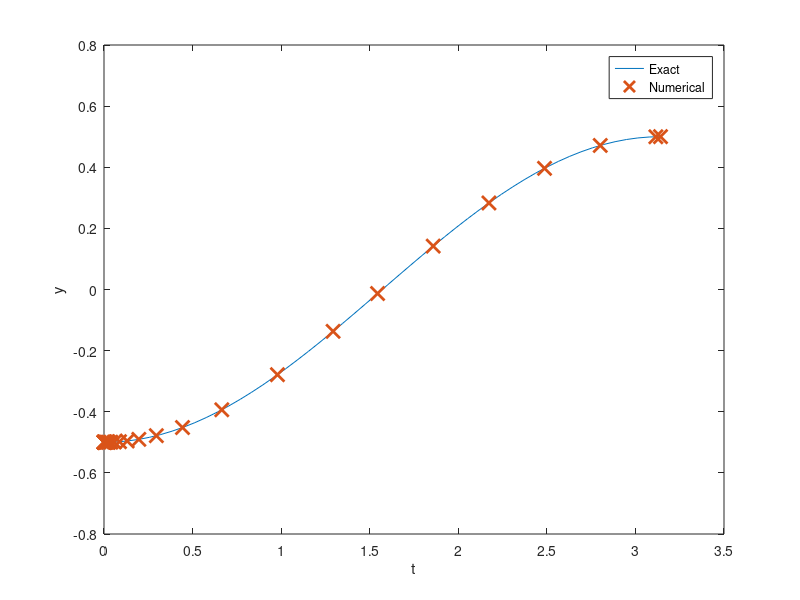

The MATLAB source for this figure: (Note: this script raises an error after producing the figure.)
%% Integrator Lab: Solving First Order ODEs in MATLAB and Picard Approximation
%
% This lab will teach you to numerically solve first order ODEs using a
% built in MATLAB integrator, |ode45|.  |ode45| is a good, general purpose
% tool for integrating first order equations (and first order systems).  It
% is not always the right algorithm, but it is usually the right algorithm
% to try first. This lab will also teach you how to manipulate symbolic
% functions in MATLAB.
%
% You will learn how to use the |ode45| routine, how to interpolate between
% points, and how MATLAB handles data structures.  You will also learn how
% to use MATLAB for exact symbolic calculations and write your own Picard
% approximation code.
% 
% Opening the m-file lab2.m in the MATLAB editor, step through each
% part using cell mode to see the results.  Compare the output with the
% PDF, which was generated from this m-file.
%
% There are eight exercises in this lab that are to be handed in at the
% end of the lab.  Write your solutions in the template, including
% appropriate descriptions in each step. Save the .m file and submit it 
% online using Blackboard.
%
% MAT292, Fall 2018, Stinchcombe & Parsch
% MAT292, Fall 2018, Stinchcombe & Khovanskii
% MAT292, Fall 2017, Stinchcombe & Sinnamon
% MAT292, Fall 2015, Sousa
% MAT292, Fall 2013, Sinnamon & Sousa
% MAT292, Fall 2011, Hart & Pym

%% Student Information
%
% Student Name: Xiao En (Shawn) Zhang
%
% Student Number: 1005154921
%

%% Set up an inline function representation of an ODE and solve it
%
% MATLAB has many built in routines for solving differential equations of
% the form
%
% |y' = f(t,y)|
%
% We will solve them using |ode45|, a high precision integrator.  To do
% this, we will need to construct an inline function representation of |f|,
% an initial condition, and specify how far we want MATLAB to integrate the
% problem.  Once we have set these, we pass the information to |ode45| to
% get the solution.
%
% For a first example, we will solve the initial value problem
%
% |y' = y, y(0) = 1|
%
% which has as its answer |y = e^t|. 
%
%

% Set up the right hand side of the ODE as an inline function
f = @(t,y) y; 

% The initial conditions
t0 = 0;
y0 = 1;

% The time we will integrate until
t1 = 2;

soln = ode45(f, [t0, t1], y0);


%% Examining the output
%
% When we execute the |ode45|, it returns a data structure, stored in soln.
% We can see the pieces of the data structure with a display command:

disp(soln);

%% Understanding the components of the solution data structure
%
% The most important elements of the data structure are stored in the |x|
% and |y| components of the structure; these are vectors.  Vectors |x| and
% |y| contain the points at which the numerical approximation to the
% initial vlaue problem  has been computed.  In other words, |y(j)| is the
% approximate value of the solution at |x(j)|.
%
% *NOTE:* Even though we may be studying a problem like |u(t)| or |y(t)|,
% MATLAB will always use |x| for the independent variable and |y| for the
% dependent variable in the data structure.
%
% Pieces of the data structure can be accessed using a period, as in C/C++
% or Java.  See the examples below:

% Display the values of |t| at which |y(t)| is approximated
fprintf(' Vector of t values: ');
disp(soln.x);
% Display the the corresponding approximatations of |y(t)|
fprintf(' Vector of y values: ');
disp(soln.y);

% Display the approximation of the solution at the 3rd point:
fprintf(' Third element of the vector of t values: %g\n',soln.x(3));
fprintf(' Third element of the vector of y values: %g\n',soln.y(3));


%% Visualizing and comparing the solution
% We can now visualize the solution at the computed data points and compare
% with the exact solution.

% Construct the exact solution
tt = linspace(0,2,50);
yy = exp(tt);

% Plot both on the same figure, plotting the approximation with x's
plot(tt, yy, soln.x, soln.y, 'x', 'MarkerSize',10, 'LineWidth', 2);
% NOTE: the MarkerSize and LineWidth are larger than their defaults of 6
% and 1, respectively.  This makes the print out more readable.

% Add a label to the axis and a legend
xlabel('t');
legend('Exact', 'Numerical','Location','Best');

%% Exercise 1
%
% Objective: Solve an initial value problem and plot both the numerical
% approximation and the corresponding exact solution.
%
% Details: Solve the IVP
%
% |y' = y tan t + sin t, y(0) = -1/2|
%
% from |t = 0| to |t = pi|.
%
% Compute the exact solution (by hand), and plot both on the same figure
% for comparison, as above.
%
% Your submission should show the construction of the inline function, the
% use of ode45 to obtain the solution, a construction of the exact
% solution, and a plot showing both.  In the comments, include the exact
% solution.
%
% Label your axes and include a legend.

% Inline Function
f = @(t,y) y.*tan(t) + sin(t); 

% The initial conditions
t0 = 0;
t1 = pi;
y0 = -1/2;

%solution
soln = ode45(f, [t0, t1], y0);

disp(soln);

% Construct the exact solution
tt = linspace(0,pi,50);
yy = ((sin(tt).^2)-1)./(2.*cos(tt));
% Exact solution: (sin(x).^2-1)/(2*cos(x))

% Plot both on the same figure, plotting the approximation with x's
plot(tt, yy, soln.x, soln.y, 'x', 'MarkerSize',10, 'LineWidth', 2);

% Add a label to the axis and a legend
xlabel('t');
ylabel('y');
legend('Exact', 'Numerical','Location','Best');

%% Computing an approximation at a specific point
%
% As you should be able to see by examining |soln.x|, ode45 returns the
% solution at a number of points between |t0| and |t1|.  But sometimes we
% want to know the solution at some intermediate point.
%
% To obtain this value, we need to interpolate it in a consistent way.
% Fortunately, MATLAB provides a convenient function, |deval|, specifically
% for this.

% Compute the solution at t = .25:
deval(soln, .25)

% Compute the solution at t = 1.6753:
fprintf(' Solution at 1.6753: %g\n', deval(soln, 1.6753));

% Compute the solution at 10 grid points between .45 and 1.65:
tinterp = linspace(.45, 1.65, 10);
deval(soln, tinterp)

% Alternatively:
deval(soln, linspace(.45, 1.65, 10))


%% Exercise 2
% 
% Objective: Interpolate a solution at a number of grid points
%
% Details: For the solution you computed in exercise 1, use deval to
% compute the interpolated values at 10 grid points between 2 and 3.

deval(soln, linspace(2, 3, 10))

%% Errors, Step Sizes, and Tolerances
%
% As you may have noticed, in contrast to the IODE software, at no point do
% we set a step size for our solution.  Indeed, the step size is set
% adaptively to conform to a specified error tolerance.  
%
% Roughly speaking, given the solution at |(t_j, y_j)|, |ode45| computes two
% approximations of the solution at |t_{j+1} = t_j + h|; one is of greater
% accuracy than the other.  If the difference is below a specified
% tolerance, the step is accepted and we continue.  Otherwise the step is
% rejected and the smaller step size, |h|, is used; it is often halved.
%
% We can compute the global truncation error at each solution point, figure
% out the maximum error, and visualize this error (on a linear-log scale):

% Compute the exact solution

yexact = exp(soln.x);

% Compute the pointwise error; note the use of MATLAB's vectorization
err = abs(yexact - soln.y);

disp(err);

fprintf('maximum error: %g \n', max(err));

semilogy(soln.x, err, 'LineWidth', 2);
xlabel('t');
ylabel('error');


%% Exercise 3
%
% Objective: Examine the error of a solution generated by |ode45|
%
% Details: For your solution to exercise 1, compute the pointwise error,
% identify the maximum value of the error, and visualize the error on a 
% linear-log plot (use semilogy to plot the log of the error vs. t).  
% Write in the comments where the error is largest, and give a brief 
% (1-2 sentences) explanation of why it is largest there.  Make sure to 
% label your axes.

% Compute the exact solution

yexact = ((sin(soln.x).^2)-1)./(2.*cos(soln.x));

% Compute the pointwise error; note the use of MATLAB's vectorization
err = abs(yexact - soln.y);

disp(err);

fprintf('maximum error: %g \n', max(err));

semilogy(soln.x, err, 'LineWidth', 2);
xlabel('t');
ylabel('error');

%Largest error occurs when x t is approximately 1.5s. and the error value
%is between 10^-4 and 10^-5. The largest error occurs around 1.5s because
%the y values are close to zero, meaning that a small difference is
%relatively large to the actual y-value. The slope is also the greatest
%there, meaning that a small uncertainty in t will result in the greatest
%uncertainty in y.

%% Exercise 4
%
% Objective: Solve and visualize a nonlinear ode using ode45
%
% Details: Solve the IVP
%
% |y' = 1 / y^2 , y(1) = 1|
%
% from |t=1| to |t=10| using |ode45|.  Find the exact solution and compute
% the maximum pointwise error.  Then plot the approximate solution and the
% exact solution on the same axes.
%
% Your solution should show the definition of the inline function,
% the computation of its solution in this interval, the computation of the
% exact solution at the computed grid points, the computation of the
% maximum error, and a plot of the exact and approximate solutions.
%Your axes should be appropriately labeled and include a legend.
% Inline Function
f = @(t,y) 1./(y.^2); 

% The initial conditions
t0 = 1;
t1 = 10;
y0 = 1;

%solution
soln = ode45(f, [t0, t1], y0);

disp(soln);

% Construct the exact solution
tt = linspace(1,10,50);
yy = (3.*tt-2).^(1/3);

% Plot both on the same figure, plotting the approximation with x's
plot(tt, yy, soln.x, soln.y, 'x', 'MarkerSize',10, 'LineWidth', 2);

% Add a label to the axis and a legend
xlabel('t');
ylabel('y');
legend('Exact', 'Numerical','Location','Best');


%%%ERROR CALCULATION%%%
yexact = (3.*(soln.x)-2).^(1/3);
% Compute the pointwise error; note the use of MATLAB's vectorization
err = abs(yexact - soln.y);
disp(err);
fprintf('maximum error: %g \n', max(err));

%% Exercise 5
%
% Objective: Solve and visualize an ODE that cannot be solved by hand with
% |ode45|.
%
% Details: Solve the IVP
%
% |y' =  1 - t y / 2, y(0) = -1|
%
% from |t=0| to |t=10|.  
%
% Your solution should show you defining the inline function, computing
% the solution in this interval, and plotting it.

% Your axes should be appropriately labeled

f = @(t,y) 1 - t.*y./2; 

% The initial conditions
t0 = 0;
t1 = 10;
y0 = -1;

%solution
soln = ode45(f, [t0, t1], y0);

disp(soln);

plot(soln.x, soln.y, 'x', 'MarkerSize',10, 'LineWidth', 2);

% Add a label to the axis and a legend
xlabel('t');
ylabel('y');
legend('Numerical','Location','Best');

%% Exercise 6 - When things go wrong
%
% Objective: Solve an ode and explain the warning message
%
% Details: Solve the IVP:
%
% |y' = y^3 - t^2, y(0) = 1|
%
% from |t=0| to |t=1|.  
%
% Your solution should show you defining the inline function, and computing
% the solution in this interval.
% 
% If you try to plot the solution, you should find that the solution does
% not make it all the way to t = 1.
%
% In the comments explain why MATLAB generates the warning message that you
% may see, or fails to integrate all the way to t=1.  HINT: Try plotting
% the direction field for this with IODE.

f = @(t,y) y.^3 - t.^2; 

% The initial conditions
t0 = 0;
t1 = 1;
y0 = 1;

%solution
soln = ode45(f, [t0, t1], y0);

disp(soln);

plot(soln.x, soln.y, 'x', 'MarkerSize',10, 'LineWidth', 2);

% Add a label to the axis and a legend
xlabel('t');
ylabel('y');
legend('Numerical','Location','Best');

%Warning: Failure at t=5.066046e-01.  Unable to meet integration tolerances without reducing the step size below the smallest value allowed (1.776357e-15) at time t.
%There seems to be a vertical asymptote before x=1, which is why it becomes
%unintegrable.

%% Using symbolic variables to define functions
% We can define symbolic variables to let MATLAB know that these variables
% will be used for exact computations

% Start by defining the variables as symbolic
syms t s x y

% Define a function by simply writing its expression

f = cos(t)
g = sin(t)
h = exp(2*x)

% We can manipulate these functions

simplify(f^2+g^2)
diff(h)

% We can plot a function defined symbolically using the command |ezplot|.
% Learn about the command |ezplot|:

help ezplot

% Plot the function |f(t)| and |h(x)|

ezplot(f)
ezplot(h)

%%
% If we try to evaluate the function |f(0)|, we get an error message. 
%
% The symbolic variables are not meant to be used to evaluate functions,
% but to manipulate functions, compute derivatives, etc.
% To evaluate a function using symbolic variables is a little cumbersome:

% We need to substitute the variable by a value:

subs(f,t,pi)

%%
% This expression means: In the expression |f|, substitute the variable |t|
% by the number |pi|.

% If we use a value where the cosine does not have a "nice" expression, we
% need to approximate the result:

subs(f,t,2)

% We need to use the command |eval|

eval(subs(f,t,2))


%% Exercise 7
% Objective: Define a function using symbolic variables and manipulate it.
%
% Details: Define the function |f(x) = sin(x)cos(x)|
%
% Use MATLAB commands to obtain a simpler form of this function, compute
% value of this function for |x=pi/4| and |x=1|, and plot its graph.

syms x 

g = cos(x)
h = sin(x)

f = g*h
simplify(f)
subs(f,x,pi/4)
eval(subs(f,x,1))

ezplot(f)

%% Obtaining Picard approximations 
%
% Consider an initial value problem
%
% |y' = 1 + y|
% |y(0) = 0|
%
% First we need to define the variables we will be using

syms t s y;

% We then need to define the function f

f = 1+y; % we define it without the @(t,y) because it is a symbolic function

% We set up our initial approximation phi_0 = 0:

phi=[sym(0)];   % we will keep a list with all the approximations

% Set up a loop to get successive approximations using Picard iterations

N=5;

for i = 1:N
    func=subs(f,y,phi(i));    % prepare function to integrate: y -> previous phi
    func=subs(func,t,s);      % variable of integration is s, so we need to change
                              % t -> s
    
    newphi = int(func, s, 0 ,t);   % integrate to find next approximation
    
    phi=cat(2,phi,[newphi]);       % update the list of approximations by adding new phi
end

% Show the last approximation

phi(N+1)

% Plot the approximation just found

picard=ezplot(phi(N+1),[0,5]);
set(picard,'Color','green');         % set the color of the graph to green

% In this case, the exact solution is
%
% |y=e^t-1|
%
% Compare the approximation and the exact solutions

hold on;
exact=ezplot(exp(t)-1,[0,5]);

xlabel('t');
ylabel('y');
title('Picard Approximations');
legend('Picard Approximation', 'Exact Solution','Location','NorthWest');


%% Exercise 8
%
%  Objective: Solve your own Picard Approximation and compare it to the
%  exact solution.
%
%  Details: Consider the IVP
%     | y' = 1+y^2|
%     | y(0) = 1 |
%
% Find the Picard approximation phi_5. 
% For better efficiency, do not keep all the previous approximations.
%
% Compute the exact solution (by hand), and plot both on the same figure
% for comparison, as above.
%
% Label your axes and include a legend.
%
% HINT. The initial condition has 1 instead of 0, so the Picard
% method needs to be adapted.
clear;
clf;
syms t s y;

f = 1+y.^2; % we define it without the @(t,y) because it is a symbolic function
y0 = 1
% We set up our initial approximation phi_0 = 0:

phi=[sym(y0)];   % we will keep a list with all the approximations

% Set up a loop to get successive approximations using Picard iterations

N=5;

for i = 1:N
    func=subs(f,y,phi(i));    % prepare function to integrate: y -> previous phi
    func=subs(func,t,s);      % variable of integration is s, so we need to change
                              % t -> s
    newphi = y0 + int(func, s, 0 ,t);   % integrate to find next approximation
    phi=cat(2,phi,[newphi]);       % update the list of approximations by adding new phi
end

% Show the 5th approximation
phi(5)
% Plot the approximation just found
picard=ezplot(phi(N+1),[0,1]);
set(picard,'Color','green');         % set the color of the graph to green

% In this case, the exact solution is
%
% |y=tan(x+pi/4|
%
% Compare the approximation and the exact solutions

hold on;
exact=ezplot(tan(t+pi./4),[0,1]);

xlabel('t');
ylabel('y');
title('Picard Approximations');
legend('Picard Approximation', 'Exact Solution','Location','NorthWest');

